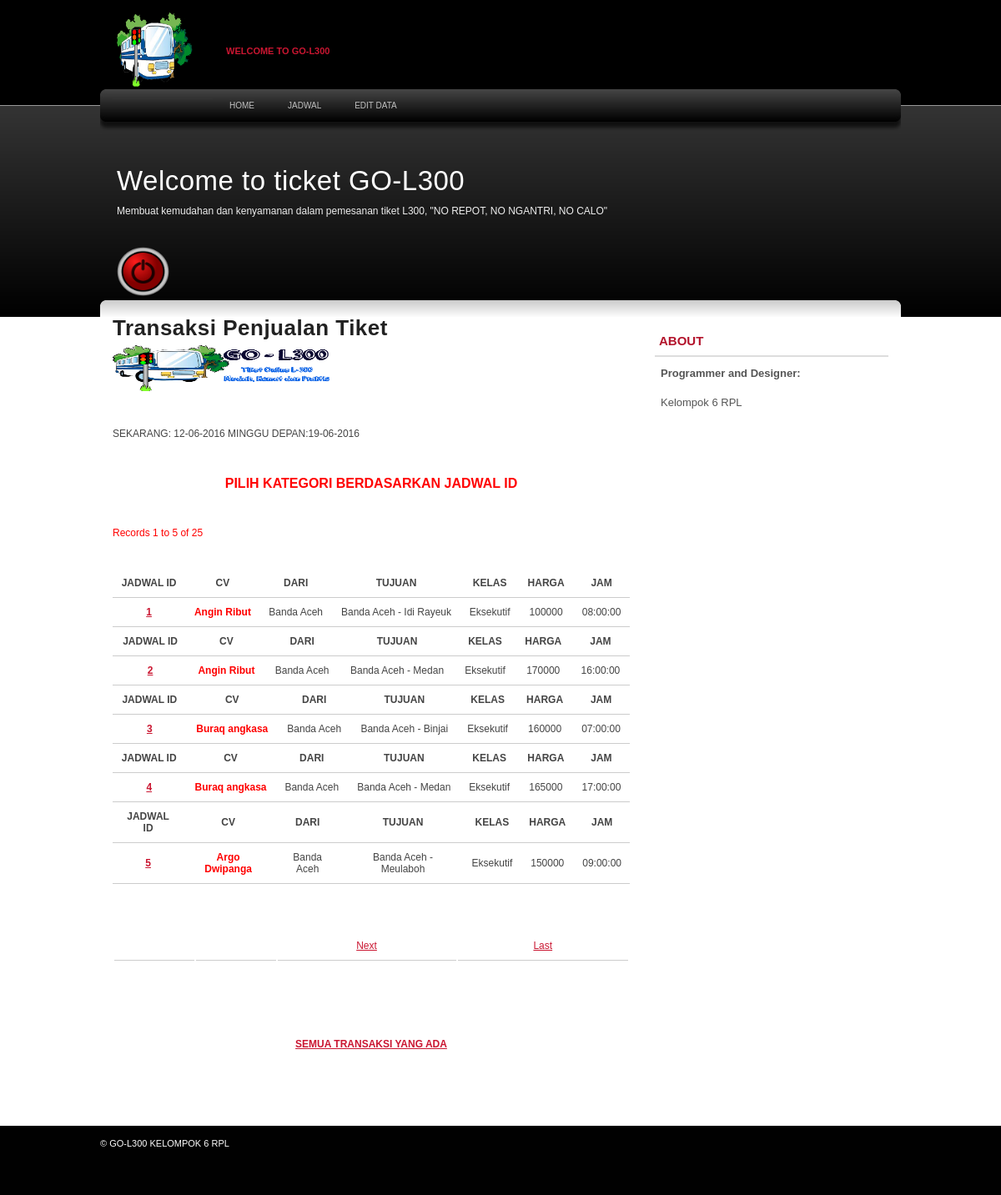
/admin/admin.php, run on the app's committed database.
### tables this page shows
CREATE TABLE IF NOT EXISTS `jadwal` (
  `jadwalID` int(11) NOT NULL,
  `KAID` int(11) NOT NULL,
  `stasiunID` int(11) NOT NULL,
  `StasiunID1` int(11) NOT NULL,
  `kelasID` int(11) NOT NULL,
  `Harga` varchar(64) NOT NULL DEFAULT '',
  `Jam` time NOT NULL
);

CREATE TABLE IF NOT EXISTS `ka` (
  `KAID` int(11) NOT NULL,
  `KANama` varchar(64) NOT NULL DEFAULT ''
);

CREATE TABLE IF NOT EXISTS `stasiun` (
  `stasiunID` int(11) NOT NULL,
  `stasiunNama` varchar(64) NOT NULL DEFAULT ''
);

CREATE TABLE IF NOT EXISTS `stasiun1` (
  `stasiunID1` int(11) NOT NULL,
  `stasiunNama1` varchar(64) NOT NULL DEFAULT ''
);

CREATE TABLE IF NOT EXISTS `kelas` (
  `kelasID` int(11) NOT NULL,
  `kelasNama` varchar(64) NOT NULL DEFAULT ''
);

### admin/admin.php (the view, shortened to what this page needs)
<?php require_once('../Connections/connkereta.php'); ?>
<?php
$logoutAction = $_SERVER['PHP_SELF']."?doLogout=true";
?>
<?php
$currentPage = $_SERVER["PHP_SELF"];
$maxRows_rsjadwal = 5;
$pageNum_rsjadwal = 0;
$startRow_rsjadwal = $pageNum_rsjadwal * $maxRows_rsjadwal;
$query_rsjadwal = "SELECT jadwal.jadwalID, jadwal.KAID, jadwal.stasiunID, jadwal.StasiunID1, jadwal.kelasID, jadwal.Harga, jadwal.Jam, ka.KANama, kelas.kelasNama, stasiun.stasiunNama, stasiun1.stasiunNama1 FROM jadwal, ka, kelas, stasiun, stasiun1 WHERE (jadwal.KAID=KA.KAID) AND (jadwal.stasiunID=stasiun.stasiunID) AND (jadwal.stasiunID1=stasiun1.stasiunID1) AND (jadwal.kelasID=kelas.kelasID) ORDER BY jadwal.jadwalID ASC";
$query_limit_rsjadwal = sprintf("%s LIMIT %d, %d", $query_rsjadwal, $startRow_rsjadwal, $maxRows_rsjadwal);
$rsjadwal = mysql_query($query_limit_rsjadwal, $connkereta) or die(mysql_error());
$row_rsjadwal = mysql_fetch_assoc($rsjadwal);
if (isset($_GET['totalRows_rsjadwal'])) {
  $totalRows_rsjadwal = $_GET['totalRows_rsjadwal'];
} else {
  $all_rsjadwal = mysql_query($query_rsjadwal);
  $totalRows_rsjadwal = mysql_num_rows($all_rsjadwal);
}
$totalPages_rsjadwal = ceil($totalRows_rsjadwal/$maxRows_rsjadwal)-1;
$queryString_rsjadwal = "";
$queryString_rsjadwal = sprintf("&totalRows_rsjadwal=%d%s", $totalRows_rsjadwal, $queryString_rsjadwal);
?><!DOCTYPE html PUBLIC "-//W3C//DTD XHTML 1.0 Strict//EN" "http://www.w3.org/TR/xhtml1/DTD/xhtml1-strict.dtd">
<html xmlns="http://www.w3.org/1999/xhtml">
<head>
<link rel="stylesheet" href="../styles.css" type="text/css" />
</head>
<body>
<div id="container">
  <div id="header">
      <h1><a href="/"><img src="images/Go1.png" alt="" width="120" height="89" longdesc="images/200px-PT.KA.svg.png" /></a></h1>
      <h2>Welcome to Go-L300</h2>
    </div>
<div id="nav">
      <ul>
          <li><a href="admin.php">Home</a></li>
            <li><a href="edit_jadwal.php">Jadwal</a></li>
          <li><a href="edit.php">EDIT DATA</a></li>
    </ul>
  </div>
    <div id="page-intro">
      <h2>Welcome to ticket GO-L300</h2>
        <p>Membuat kemudahan dan kenyamanan dalam pemesanan tiket L300, "NO REPOT, NO NGANTRI, NO CALO"</p>
        <p><a href="<?php echo $logoutAction ?>"><img src="images/119709197585381818TzeenieWheenie_Power_On_Off_Switch_red_2.svg.med.png" alt="" width="63" height="59" longdesc="images/119709197585381818TzeenieWheenie_Power_On_Off_Switch_red_2.svg.med.png" onclick="return confirmLogout()"/></a></p>
  </div>
    <div id="body">
    <div id="content">
      <h2><strong>Transaksi Penjualan Tiket</strong></h2>
            <p><img src="images/Go2.png" alt="" width="265" height="55" longdesc="images/footer-l2.png" /></p>
            <p><?php
$nextWeek = time() + (7*24*60*60);
echo 'SEKARANG: '.date('d-m-Y')."\n";
echo 'MINGGU DEPAN:'.date('d-m-Y',$nextWeek)."\n";
?>
  </h10></p>
          <p align="center" class="style2">PILIH KATEGORI BERDASARKAN JADWAL ID</p>
          <p align="left" class="style1">Records <?php echo ($startRow_rsjadwal + 1) ?> to <?php echo min($startRow_rsjadwal + $maxRows_rsjadwal, $totalRows_rsjadwal) ?> of <?php echo $totalRows_rsjadwal ?> </p>
          <form id="form1" method="post" action="">
            <?php do { ?>
            <table width="100%" border="0" cellspacing="0" cellpadding="3">
              <tr>
                <td><div align="center"><strong>JADWAL ID</strong></div></td>
                <td><div align="center"><strong>CV</strong></div></td>
                <td><div align="center"><strong>DARI</strong></div></td>
                <td><div align="center"><strong>TUJUAN</strong></div></td>
                <td><div align="center"><strong>KELAS</strong></div></td>
                <td><div align="center"><strong>HARGA</strong></div></td>
                <td><div align="center"><strong>JAM</strong></div></td>
              </tr>
              <tr>
                <td><div align="center" class="style7"><a href="laporan.php?jadwalID=<?php echo $row_rsjadwal['jadwalID']; ?>"><?php echo $row_rsjadwal['jadwalID']; ?></a></div></td>
                <td><div align="center" class="style6"><?php echo $row_rsjadwal['KANama']; ?></div></td>
                <td><div align="center"><?php echo $row_rsjadwal['stasiunNama']; ?></div></td>
                <td><div align="center"><?php echo $row_rsjadwal['stasiunNama1']; ?></div></td>
                <td><div align="center"><?php echo $row_rsjadwal['kelasNama']; ?></div></td>
                <td><div align="center"><?php echo $row_rsjadwal['Harga']; ?></div></td>
                <td><div align="center"><?php echo $row_rsjadwal['Jam']; ?></div></td>
              </tr>
            </table>
            <?php } while ($row_rsjadwal = mysql_fetch_assoc($rsjadwal)); ?>
          </form>
          <p align="left" class="style1">&nbsp;</p>
          <table border="0">
            <tr>
              <td class="style1"></td>
              <td class="style1"></td>
              <td class="style1"><div align="center">
                <?php if ($pageNum_rsjadwal < $totalPages_rsjadwal) {  ?>
                <a href="<?php printf("%s?pageNum_rsjadwal=%d%s", $currentPage, min($totalPages_rsjadwal, $pageNum_rsjadwal + 1), $queryString_rsjadwal); ?>">Next</a>
                <?php }  ?>
              </div></td>
              <td class="style1"><div align="center">
                <?php if ($pageNum_rsjadwal < $totalPages_rsjadwal) {  ?>
                <a href="<?php printf("%s?pageNum_rsjadwal=%d%s", $currentPage, $totalPages_rsjadwal, $queryString_rsjadwal); ?>">Last</a>
                <?php }  ?>
              </div></td>
            </tr>
          </table>
          <p>&nbsp;</p>
          <p align="center" class="style1"><strong><a href="all_aporan.php">SEMUA TRANSAKSI YANG ADA</a></strong></p>
          <p align="center" class="style1">&nbsp;</p>
    </div>
<div class="sidebar">
            <ul>
              <li>
                <h4>About</h4>
                <ul>
                  <li>
                    <p style="margin: 0;"><strong>Programmer and Designer:</strong></p>
                  </li>
                  <li>Kelompok 6 RPL</li>
                </ul>
              </li>
          <li></li>
      </ul>
      </div>
    </div>
</div>
<div id="footer">
  <p>&copy; GO-L300 KELOMPOK 6 RPL</p>
</div>
</body>
</html>

### styles.css (style rules this page uses)
body { background: #fff url('images/bodybg.jpg') repeat-x scroll top left; margin:0; padding:0; font-family: Verdana, Geneva, sans-serif; font-size: 12px; color: #444; }
* { margin:0; padding:0; }
table { width: 100%; text-align: left; }
th, td { padding: 10px 10px; }
td { background: #fff; border-bottom: 1px solid #ccc; }
p { line-height: 2.1em; margin-bottom: 30px; }
a { color: #CA1631; }
h1 { color: #999; font-weight: normal; font-size: 35px; }
h2 { color: #222; font-family: Arial, Helvetica, sans-serif; font-size: 26px; letter-spacing: 0.5px; font-weight: normal; padding: 0 0 5px; margin: 0; }
h4 { padding-bottom: 10px; font-size: 15px; color: #999; }
ul, ol { margin: 0 0 35px 35px; }
li { padding-bottom: 10px; }
li ol, li ul { font-size: 1.0em; margin-bottom: 0; padding-top: 5px; }
#container { width: 960px; margin:0 auto; padding: 0; background: transparent url('images/core.jpg') no-repeat; }
#header { padding: 0; margin: 0 auto; height: 108px; }
#header h1 { padding-top: 15px; padding-left: 15px; }
#header h1 a { font-family: Arial, Helvetica, sans-serif; color: #fff; font-size: 60px; font-weight: normal; text-decoration: none; letter-spacing: -3px; float: left; border-bottom: 1px solid #333; }
#header h2 { color: #CA1631; float: left; font-family: Arial, Helvetica, sans-serif; font-size: 11px; font-weight: bold; margin-left: 12px; margin-top: 40px; padding-left: 4px; text-transform: uppercase; letter-spacing: 0; }
#nav { height: 40px; width: 960px; }
#nav ul { list-style: none; padding: 0 10px; margin: 0; height: 40px; }
#nav ul li { float: left; display: block; padding:0; }
#nav ul li a { color: #c0c0c0; display: block; font-size: 10px; padding: 13px 20px; text-decoration: none; text-transform: uppercase; }
#page-intro { height: 180px; padding: 50px 20px 0; color: #eee; }
#page-intro h2 { color: #fff; font-size: 33px; font-family: 'Lucida Grande','Lucida Sans Unicode',Geneva,Verdana,Sans-Serif; }
#page-intro p { font-size: 12px; }
#body { margin:0 auto; padding: 0 15px; width: 930px; }
#content { float: left; width: 620px; margin: 0; }
.sidebar { width: 280px; padding: 0; float: right; padding-top: 15px; }
.sidebar ul { margin: 0; padding: 0; list-style: none; }
.sidebar ul li { margin-bottom: 20px; line-height: 1.9em; }
.sidebar li ul li { display: block; border-top: none; padding: 6px 7px; margin: 0; line-height: 1.5em; font-size: 13px; color: #555; }
.sidebar h4 { color: #B3142C; font-family: Arial, Helvetica, sans-serif; font-size: 15px; letter-spacing: 0; text-transform: uppercase; margin: 0; border-bottom: 2px solid #ddd; padding: 5px 5px; font-weight: bold; }
#footer { background-color: #010101; margin: 0 auto; padding: 10px 0 50px; }
#footer p { text-align: left; color: #fff; font-size: 11px; font-family: Arial, Helvetica, sans-serif; margin: 0 auto; display: block; padding: 0; width: 960px; }

### admin/admin.php (style rules this page uses)
.style2 { color: #FF0000; font-size: 16px; font-weight: bold; }
.style6 { color: #FF0000; font-weight: bold; }
.style7 { color: #FF00FF; font-weight: bold; }

### data on the page
jadwal: jadwalID "1", KAID.KANama "Angin Ribut", stasiunID.stasiunNama "Banda Aceh", stasiun1.stasiunNama1 "Banda Aceh - Idi Rayeuk", kelasID.kelasNama "Eksekutif", Harga "100000", Jam "08:00:00"
jadwal: jadwalID "2", KAID.KANama "Angin Ribut", stasiunID.stasiunNama "Banda Aceh", stasiun1.stasiunNama1 "Banda Aceh - Medan", kelasID.kelasNama "Eksekutif", Harga "170000", Jam "16:00:00"
jadwal: jadwalID "3", KAID.KANama "Buraq angkasa", stasiunID.stasiunNama "Banda Aceh", stasiun1.stasiunNama1 "Banda Aceh - Binjai", kelasID.kelasNama "Eksekutif", Harga "160000", Jam "07:00:00"
jadwal: jadwalID "4", KAID.KANama "Buraq angkasa", stasiunID.stasiunNama "Banda Aceh", stasiun1.stasiunNama1 "Banda Aceh - Medan", kelasID.kelasNama "Eksekutif", Harga "165000", Jam "17:00:00"
jadwal: jadwalID "5", KAID.KANama "Argo Dwipanga", stasiunID.stasiunNama "Banda Aceh", stasiun1.stasiunNama1 "Banda Aceh - Meulaboh", kelasID.kelasNama "Eksekutif", Harga "150000", Jam "09:00:00"

### other printed values
$startRow_rsjadwal + 1 "1"
min($startRow_rsjadwal + $maxRows_rsjadwal, $totalRows_rsjadwal) "5"
$totalRows_rsjadwal "25"
